Frame 1 (no input): blank canvas, image omitted
Frame 60 (no input): blank canvas, image omitted
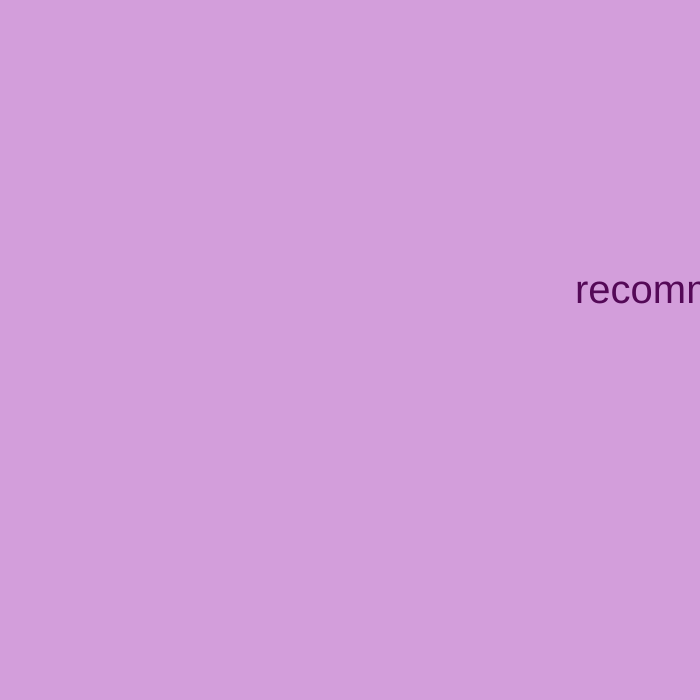
Frame 120 (the mouse pressed at the canvas centre since frame 60)

The p5.js sketch whose frames 1 and 60 were blank and that drew this single picture after the mouse press (run headless with seeded random() and noise() and a simulated clock; from frame 60 on, the mouse is pressed at the canvas centre):

// p5.js sketch
// ── sketch.js
var myString = "I recommend skipping Just a pinch Yup that tasted purple Zippy You'll see more with your eyes closed Whoa... dizzy Nosey dewdrop... Never look a tulip in the eye... Delightify That squirrel looks familiar Tremendo Let's put on our thinking caps ah I got it Enormibus They aren't gonna like this I could go for a twirl... Whoa whoa whoa ah wooh Let's go around again Ha";

var splitString;

var word = 0;

var xpos = 100;
var ypos = 200;

var xOff = 0;
var yOff = 0;

function setup() {
  createCanvas(700, 700);
  splitString = split(myString, " ");
}

function draw() {
  background(211, 158, 219);
  fill(84, 9, 87);
  textSize(40);
  text(splitString[word], xpos + xOff, ypos + yOff);
  xOff = random(-5, 5);
  yOff = random(-5, 5);
}

function mousePressed() {
  word++;
  if (word >= splitString.length) {
    word = 0;
  }
  xpos = random(0, 700 - 100);
  ypos = random(0, 700 - 100);
}
